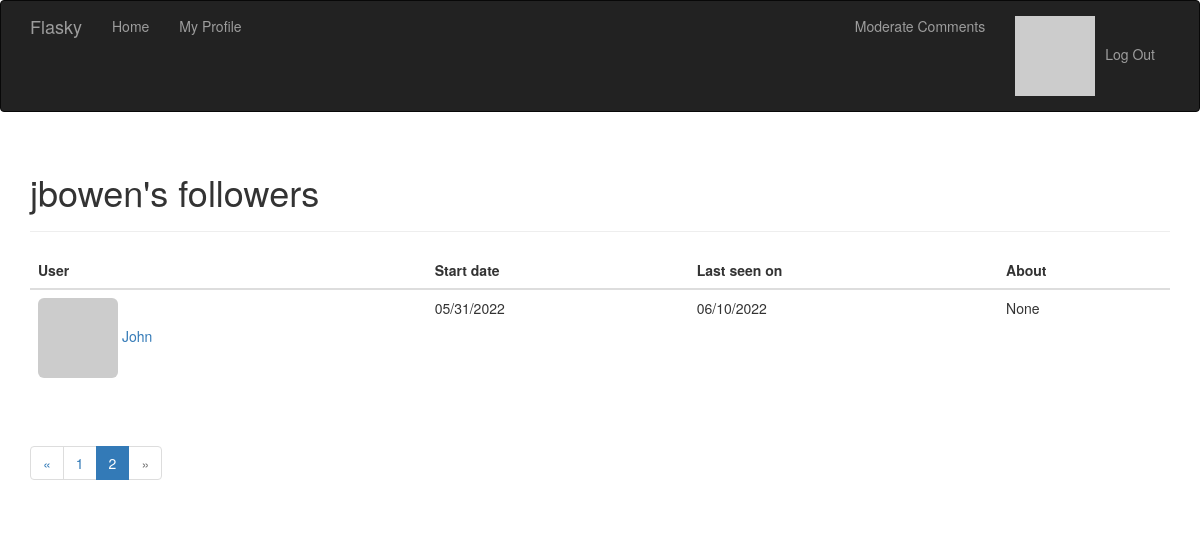
The page /followers/jbowen?page=2 (signed in) on the database as committed earlier.
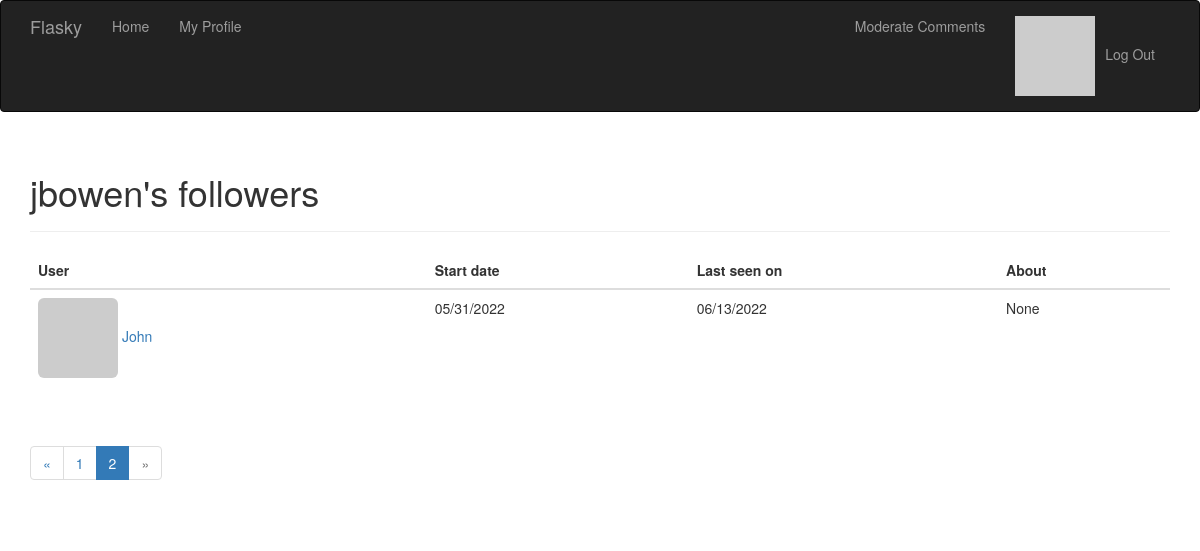
The same page on the database as committed later.
### app/factories/__init__.py (models this page shows, shortened)
class AdminUser(User):
    __mapper_args__ = {
        "polymorphic_identity": "AdministratorUser",
    }

### app/main/views.py (the view)
@main.route("/followers/<username>")
def followers(username: str):
    if username is None:
        flash("Invalid user input!")
        return redirect(url_for("main.index"))
    followersAsFollowInstance = db.session.query(User).filter_by(username=username).first().followers
    page = request.args.get('page', 1, type=int)
    pagination: "flask_sqlalchemy.Pagination" = followersAsFollowInstance.paginate(
        page, per_page=current_app.config["FLASKY_POSTS_PER_PAGE"],
        error_out = False
    )
    followersCurrentPage = pagination.items
    fols = [{"username": followerAsFollowInstance.follower.username,
            "timestamp": followerAsFollowInstance.timestamp,
            "last_seen": followerAsFollowInstance.follower.last_seen,
            "about_me": followerAsFollowInstance.follower.about_me,
            "gravatar": followerAsFollowInstance.follower.gravatar(size=40)}
            for followerAsFollowInstance in followersCurrentPage]
    return render_template("followers.html",
                            fols = fols,
                            page = page,
                            username = username,
                            pagination = pagination,
                            title = "followers",
                            endpoint = "main.followers")

### app/auth/views.py (called while the page is built)
@auth.before_app_request
def before_request():
    if current_user.is_authenticated:
        current_user.ping()

### app/main/__init__.py (called while the page is built)
@main.app_context_processor
def inject_permissions():
    return dict(Permission=Permission)

### app/models.py (called while the page is built)
@login_manager.user_loader
def load_user(user_id):
    return db.session.get(User, {"id": int(user_id)})

    def can(self, permission: str) -> bool:
        return self.role is not None and self.role.has_permission(permission)

    def ping(self):
        self.last_seen = datetime.utcnow()
        db.session.add(self)
        db.session.commit()

    def gravatar(self, size=100, default='retro', rating='g'):
        url = "https://www.gravatar.com/avatar"
        hash = self.avatar_hash or self.gravatar_hash()
        return f'{url}/{hash}?s={size}&d={default}&r={rating}'

    def has_permission(self, perm):
        return self.permissions & perm == perm

### app/templates/followers.html (shortened to what this page needs)
{% extends "base.html" %}
{% import "_macros.html" as macros %}
{% block page_content %}
<div class="page-header">
    <h1>{{ username }}&#39;s {{ title }}</h1>
</div>
<table class="table">
    <thead>
      <tr>
        <th scope="col">User</th>
        <th scope="col">Start date</th>
        <th scope="col">Last seen on</th>
        <th scope="col">About</th>
      </tr>
    </thead>
    <tbody>
    {% for fol in fols %}
      <tr>
        <td>
            <a href = "{{url_for('main.user', username = fol.username) }}", style = "float:left">
                <img class="img-rounded"
                    src = "{{fol.gravatar}}">
                    {{ fol.username }}
            </a>
        </td>
        <td>{{moment(fol.timestamp).format("L")}}</td>
        <td>{{moment(fol.last_seen).format("L")}}</td>
        <td>{{ fol.about_me }}</td>
      </tr>
      {% endfor %}
    </tbody>
  </table>
  <div class="pagination">
    {{ macros.pagination_widget(pagination, endpoint, username = username) }}
  </div>
{%endblock%}

Rows that differ between the two databases and show on the page:
changed AdminUser (number 2 of 2 on the later page): last_seen "06/10/2022" → "06/13/2022"
